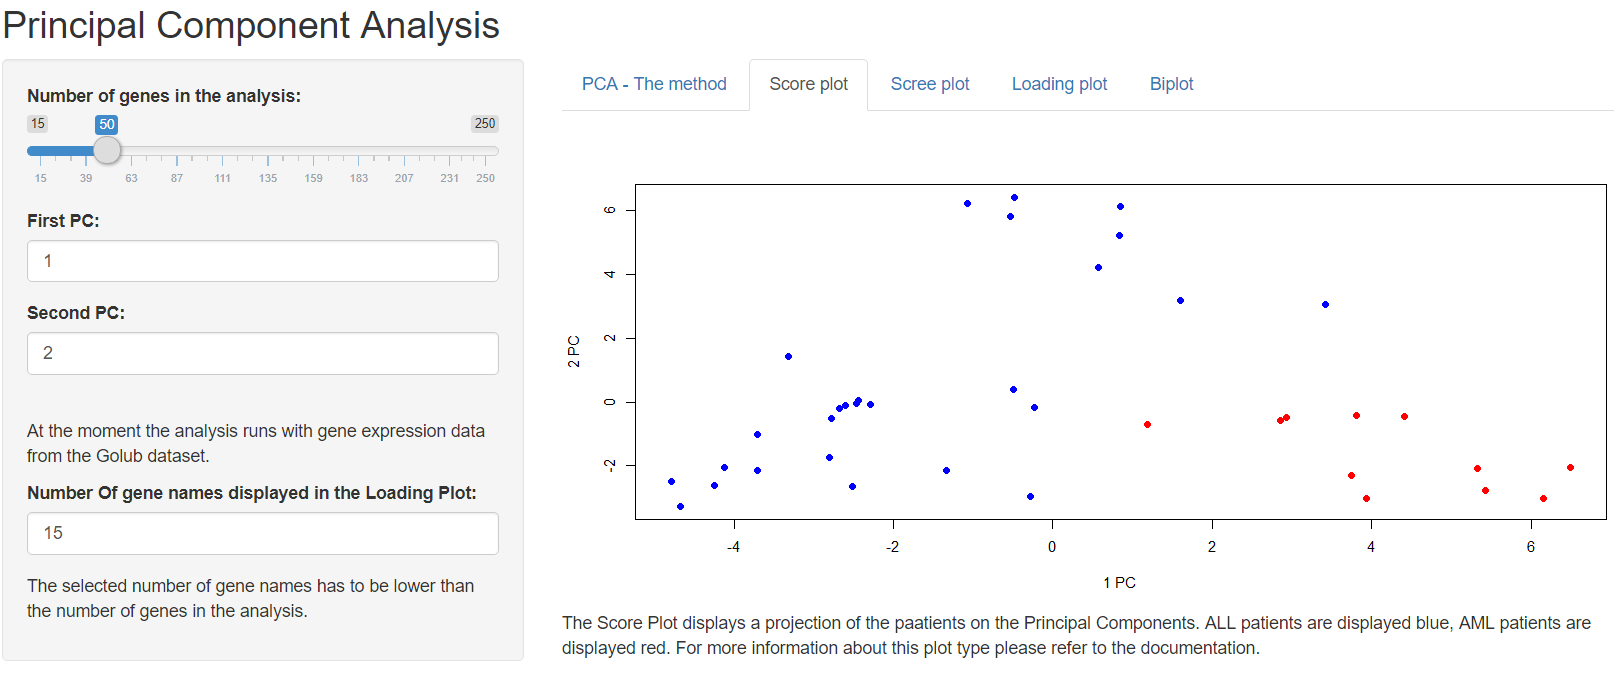

This figure's R source:

# importing the packages
library(shiny)
library(golubEsets)

# importing the data
data("Golub_Train")
data = t(exprs(Golub_Train))
data = replace(data, data<1, 1) # removing unusable Data
data = log2(data)
rownames(data)= c(replicate(27, "ALL"), replicate(11, "AML"))

# Define UI for application
ui = fluidPage(
    
    # Application title
    titlePanel("Principal Component Analysis"),

    # Sidebar with all the inputs
    sidebarLayout(
        
        #defining the input panel
        sidebarPanel(
            sliderInput("genenums",
                        "Number of genes in the analysis:",
                        min = 15,
                        max = 250,
                        value = 50),
            numericInput("firstPC", "First PC: ", value = 1),
            numericInput("secondPC", "Second PC: ", value = 2),
            br(),
            p("At the moment the analysis runs with gene expression data from the Golub dataset."),
            numericInput("geneNameNumber", "Number Of gene names displayed in the Loading Plot:", value = 15 ),
            p("The selected number of gene names has to be lower than the number of genes in the analysis.")
        ),

        # Filling the main panel with all the plots with a panel menu
        mainPanel(

           tabsetPanel(
                #main Panel with explanation
                tabPanel("PCA - The method",
                    br(),
                    p("Principal Component Analysis is a method for dimension reduction which is used for analysis multidimensional data. For this reduction the data gets projected on constructed 
                      Principal Components (PC) while keeping the maximum amount of information possible. For an explanation of the method and the used functions please have a look in the documentation
                        . This example analyses the Golub data which consists of expression data of 38 patients with leukemia. Information on the dataset are also accesible in the documentation.
                      "),
                ),
                # Score Plot
                tabPanel("Score plot", plotOutput("scoreplot"), textOutput("scoreplottext")),#
                # Scree Plot with Calculation of the PCs to use
                tabPanel("Scree plot", plotOutput("screeplot"), textOutput("countPCs")), 
                # Loading Plot
                tabPanel("Loading plot", plotOutput("loadingplot"),
                    br(),
                    p("The Loading plot shows the impact of each gene in the Principal Components (coefficients of the linear combination). Genes which are strongly correlated are
                      displayed close to each other. The Plot uses a Arrow / Vector design similar to the biplot. For a better visualisation the number of displayed gene names is
                      limited and can be changed on the left side. More information about Loading plots can be found in the documentation.")     
                         
                ),
                # Biplot
                tabPanel("Biplot", plotOutput("biplot"), 
                    p("The Biplot is a combination of the Loading and Score plot and is a great way for a fast acces to the PCA results. In case this plot is too complex and chaotic a second 
                      view into the single plots can show a more detailed view. It is also possible to reduce the amount of genes in the analysis with the slider on the left side.")
                              
                )
            )
        )
    )
)

# support functions
recalcPCA = function (input){ # recalc the Analysis with a different amount of genes, as directed by the user
    var = names (sort(apply(data, 2, var), decreasing =TRUE)[1:input$genenums]) # selecting the genes with the most variance, number from the user input
    z = data[,var] # all data of the selected Genes
    pca = prcomp(z, scale. = TRUE) # the acutual PCA
    return (pca)
}

# The server logic, rendering the plots and different text outputs. 
server = function(input, output) {
    
    # renderin the score plot
    output$scoreplot = renderPlot({
        pca = recalcPCA(input)
        first = input$firstPC
        second = input$secondPC
        plot (pca$x[,first], pca$x[,second], xlab=paste (first, "PC"), ylab=paste (second, "PC"))
        
        # adding colors
        points(x = pca$x[1:27,first], y = pca$x[1:27, second], col = "blue", pch=19) # all in blue
        points(x = pca$x[28:38,first], y = pca$x[28:38, second], col = "red", pch=19) # aml in red
        
    })
    
    # rendering the Scree plot
    output$screeplot = renderPlot({
        pca = recalcPCA(input)
        plot (pca, main = "")
    })
    
    # rendering the biplot
    output$biplot = renderPlot({
        pca = recalcPCA(input)
        first = input$firstPC
        second = input$secondPC
        biplot (pca, choices = c(first, second))
    })
    
    # rendering the loading Plot
    output$loadingplot = renderPlot({
        pca = recalcPCA(input)
        first = input$firstPC
        second = input$secondPC
        
        # initializing the plot
        plot (pca$rotation[,first], pca$rotation[,second], xlab = "PC1", ylab= "PC2", type = "n")
        
        # adding the Arrows of the Genes
        arrows(x0 = 0, y0= 0, x1=pca$rotation[,first], y1 = pca$rotation[,second], col = "blue", length = "0.1")
        
        # adding the Gene Names, the count is selected by the User
        for (i in 1:input$geneNameNumber){
            text (pca$rotation[i,first], pca$rotation[i,second], label = rownames(pca$rotation)[i], col = "blue")
        }
        
    })
    
    # render the number of PCs to look at to explain a specific amount of the variance
    output$countPCs = renderText({ 
        pca = recalcPCA(input)
        eig = pca$sdev^2 # variance (eigenvector) of the PCs
        count = 0
        i = 1
        sumeigs = sum (eig)
        limitv = 0.9
        while (count < limitv){ # sum the relative variances up to the treshhold
            count = count + eig[i] / sumeigs # add the relative variance
            i = i + 1
        }
        
        paste("The Scree plot displays the variance of each Principal Component. As definied the first Principal Component has the biggest Variance and 
              therefore explains the most most difference in the Data. You should have a look at the first ", i-1, "PCs to cover", limitv *100, "% of the Variance!")
        # i - 1 represents the actual number of principal components to look at because the counter i  starts at one
    })
    
    # additional text output for the score plot
    output$scoreplottext = renderText({
        br()
        paste("The Score Plot displays a projection of the paatients on the Principal Components. ALL patients are displayed blue, AML patients are displayed red. For more information about this plot type please refer to the documentation. ")
    })
    
    # additional text output for the loading plot
    output$loadinplottext = renderText({
        br()
        paste("The Loading Plot shows the impact of each Gene into the Principal Components (coefficients of the linear combination). For more information please refer to the documentation.")
    })
}

# Run the application 
shinyApp(ui = ui, server = server)
